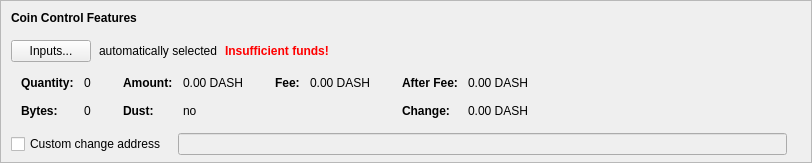
    <widget class="QFrame" name="frameCoinControl">
     <property name="sizePolicy">
      <sizepolicy hsizetype="Expanding" vsizetype="Expanding">
       <horstretch>0</horstretch>
       <verstretch>0</verstretch>
      </sizepolicy>
     </property>
     <property name="maximumSize">
      <size>
       <width>16777215</width>
       <height>16777215</height>
      </size>
     </property>
     <property name="frameShape">
      <enum>QFrame::StyledPanel</enum>
     </property>
     <property name="frameShadow">
      <enum>QFrame::Sunken</enum>
     </property>
     <layout class="QVBoxLayout" name="verticalLayoutCoinControl2">
      <property name="spacing">
       <number>0</number>
      </property>
      <property name="leftMargin">
       <number>0</number>
      </property>
      <property name="topMargin">
       <number>0</number>
      </property>
      <property name="rightMargin">
       <number>0</number>
      </property>
      <property name="bottomMargin">
       <number>6</number>
      </property>
      <item>
       <layout class="QVBoxLayout" name="verticalLayoutCoinControl" stretch="0,0,0,0,1">
        <property name="spacing">
         <number>0</number>
        </property>
        <property name="leftMargin">
         <number>10</number>
        </property>
        <property name="topMargin">
         <number>10</number>
        </property>
        <item>
         <layout class="QHBoxLayout" name="horizontalLayoutCoinControl1">
          <property name="bottomMargin">
           <number>15</number>
          </property>
          <item>
           <widget class="QLabel" name="labelCoinControlFeatures">
            <property name="sizePolicy">
             <sizepolicy hsizetype="Preferred" vsizetype="Maximum">
              <horstretch>0</horstretch>
              <verstretch>0</verstretch>
             </sizepolicy>
            </property>
            <property name="font">
             <font>
              <weight>75</weight>
              <bold>true</bold>
             </font>
            </property>
            <property name="styleSheet">
             <string notr="true">font-weight:bold;</string>
            </property>
            <property name="text">
             <string>Coin Control Features</string>
            </property>
           </widget>
          </item>
         </layout>
        </item>
        <item>
         <layout class="QHBoxLayout" name="horizontalLayoutCoinControl2" stretch="0,0,0,0">
          <property name="spacing">
           <number>8</number>
          </property>
          <property name="bottomMargin">
           <number>10</number>
          </property>
          <item>
           <widget class="QPushButton" name="pushButtonCoinControl">
            <property name="styleSheet">
             <string notr="true"/>
            </property>
            <property name="text">
             <string>Inputs...</string>
            </property>
            <property name="autoDefault">
             <bool>false</bool>
            </property>
           </widget>
          </item>
          <item>
           <widget class="QLabel" name="labelCoinControlAutomaticallySelected">
            <property name="text">
             <string>automatically selected</string>
            </property>
            <property name="margin">
             <number>5</number>
            </property>
           </widget>
          </item>
          <item>
           <widget class="QLabel" name="labelCoinControlInsuffFunds">
            <property name="font">
             <font>
              <weight>75</weight>
              <bold>true</bold>
             </font>
            </property>
            <property name="styleSheet">
             <string notr="true">color:red;font-weight:bold;</string>
            </property>
            <property name="text">
             <string>Insufficient funds!</string>
            </property>
            <property name="margin">
             <number>5</number>
            </property>
           </widget>
          </item>
          <item>
           <spacer name="horizontalSpacerCoinControl">
            <property name="orientation">
             <enum>Qt::Horizontal</enum>
            </property>
            <property name="sizeHint" stdset="0">
             <size>
              <width>40</width>
              <height>1</height>
             </size>
            </property>
           </spacer>
          </item>
         </layout>
        </item>
        <item>
         <widget class="QWidget" name="widgetCoinControl" native="true">
          <property name="sizePolicy">
           <sizepolicy hsizetype="Preferred" vsizetype="Preferred">
            <horstretch>0</horstretch>
            <verstretch>0</verstretch>
           </sizepolicy>
          </property>
          <property name="minimumSize">
           <size>
            <width>0</width>
            <height>0</height>
           </size>
          </property>
          <property name="styleSheet">
           <string notr="true"/>
          </property>
          <layout class="QHBoxLayout" name="horizontalLayoutCoinControl5">
           <property name="leftMargin">
            <number>0</number>
           </property>
           <property name="topMargin">
            <number>0</number>
           </property>
           <property name="rightMargin">
            <number>0</number>
           </property>
           <property name="bottomMargin">
            <number>0</number>
           </property>
           <item>
            <layout class="QHBoxLayout" name="horizontalLayoutCoinControl3" stretch="0,0,0,1">
             <property name="spacing">
              <number>20</number>
             </property>
             <property name="topMargin">
              <number>0</number>
             </property>
             <property name="bottomMargin">
              <number>10</number>
             </property>
             <item>
              <layout class="QFormLayout" name="formLayoutCoinControl1">
               <property name="horizontalSpacing">
                <number>10</number>
               </property>
               <property name="verticalSpacing">
                <number>14</number>
               </property>
               <property name="leftMargin">
                <number>10</number>
               </property>
               <property name="topMargin">
                <number>4</number>
               </property>
               <property name="rightMargin">
                <number>6</number>
               </property>
               <item row="0" column="0">
                <widget class="QLabel" name="labelCoinControlQuantityText">
                 <property name="font">
                  <font>
                   <weight>75</weight>
                   <bold>true</bold>
                  </font>
                 </property>
                 <property name="text">
                  <string>Quantity:</string>
                 </property>
                 <property name="margin">
                  <number>0</number>
                 </property>
                </widget>
               </item>
               <item row="0" column="1">
                <widget class="QLabel" name="labelCoinControlQuantity">
                 <property name="cursor">
                  <cursorShape>IBeamCursor</cursorShape>
                 </property>
                 <property name="contextMenuPolicy">
                  <enum>Qt::ActionsContextMenu</enum>
                 </property>
                 <property name="text">
                  <string notr="true">0</string>
                 </property>
                 <property name="margin">
                  <number>0</number>
                 </property>
                 <property name="textInteractionFlags">
                  <set>Qt::LinksAccessibleByMouse|Qt::TextSelectableByKeyboard|Qt::TextSelectableByMouse</set>
                 </property>
                </widget>
               </item>
               <item row="1" column="0">
                <widget class="QLabel" name="labelCoinControlBytesText">
                 <property name="font">
                  <font>
                   <weight>75</weight>
                   <bold>true</bold>
                  </font>
                 </property>
                 <property name="text">
                  <string>Bytes:</string>
                 </property>
                </widget>
               </item>
               <item row="1" column="1">
                <widget class="QLabel" name="labelCoinControlBytes">
                 <property name="cursor">
                  <cursorShape>IBeamCursor</cursorShape>
                 </property>
                 <property name="contextMenuPolicy">
                  <enum>Qt::ActionsContextMenu</enum>
                 </property>
                 <property name="text">
                  <string notr="true">0</string>
                 </property>
                 <property name="textInteractionFlags">
                  <set>Qt::LinksAccessibleByMouse|Qt::TextSelectableByKeyboard|Qt::TextSelectableByMouse</set>
                 </property>
                </widget>
               </item>
              </layout>
             </item>
             <item>
              <layout class="QFormLayout" name="formLayoutCoinControl2">
               <property name="horizontalSpacing">
                <number>10</number>
               </property>
               <property name="verticalSpacing">
                <number>14</number>
               </property>
               <property name="leftMargin">
                <number>6</number>
               </property>
               <property name="topMargin">
                <number>4</number>
               </property>
               <property name="rightMargin">
                <number>6</number>
               </property>
               <item row="0" column="0">
                <widget class="QLabel" name="labelCoinControlAmountText">
                 <property name="font">
                  <font>
                   <weight>75</weight>
                   <bold>true</bold>
                  </font>
                 </property>
                 <property name="text">
                  <string>Amount:</string>
                 </property>
                 <property name="margin">
                  <number>0</number>
                 </property>
                </widget>
               </item>
               <item row="0" column="1">
                <widget class="QLabel" name="labelCoinControlAmount">
                 <property name="cursor">
                  <cursorShape>IBeamCursor</cursorShape>
                 </property>
                 <property name="contextMenuPolicy">
                  <enum>Qt::ActionsContextMenu</enum>
                 </property>
                 <property name="text">
                  <string notr="true">0.00 DASH</string>
                 </property>
                 <property name="textInteractionFlags">
                  <set>Qt::LinksAccessibleByMouse|Qt::TextSelectableByKeyboard|Qt::TextSelectableByMouse</set>
                 </property>
                </widget>
               </item>
               <item row="1" column="0">
                <widget class="QLabel" name="labelCoinControlLowOutputText">
                 <property name="font">
                  <font>
                   <weight>75</weight>
                   <bold>true</bold>
                  </font>
                 </property>
                 <property name="text">
                  <string>Dust:</string>
                 </property>
                </widget>
               </item>
               <item row="1" column="1">
                <widget class="QLabel" name="labelCoinControlLowOutput">
                 <property name="cursor">
                  <cursorShape>IBeamCursor</cursorShape>
                 </property>
                 <property name="contextMenuPolicy">
                  <enum>Qt::ActionsContextMenu</enum>
                 </property>
                 <property name="text">
                  <string notr="true">no</string>
                 </property>
                 <property name="textInteractionFlags">
                  <set>Qt::LinksAccessibleByMouse|Qt::TextSelectableByKeyboard|Qt::TextSelectableByMouse</set>
                 </property>
                </widget>
               </item>
              </layout>
             </item>
             <item>
              <layout class="QFormLayout" name="formLayoutCoinControl3">
               <property name="horizontalSpacing">
                <number>10</number>
               </property>
               <property name="verticalSpacing">
                <number>14</number>
               </property>
               <property name="leftMargin">
                <number>6</number>
               </property>
               <property name="topMargin">
                <number>4</number>
               </property>
               <property name="rightMargin">
                <number>6</number>
               </property>
               <item row="0" column="0">
                <widget class="QLabel" name="labelCoinControlFeeText">
                 <property name="font">
                  <font>
                   <weight>75</weight>
                   <bold>true</bold>
                  </font>
                 </property>
                 <property name="text">
                  <string>Fee:</string>
                 </property>
                 <property name="margin">
                  <number>0</number>
                 </property>
                </widget>
               </item>
               <item row="0" column="1">
                <widget class="QLabel" name="labelCoinControlFee">
                 <property name="cursor">
                  <cursorShape>IBeamCursor</cursorShape>
                 </property>
                 <property name="contextMenuPolicy">
                  <enum>Qt::ActionsContextMenu</enum>
                 </property>
                 <property name="text">
                  <string notr="true">0.00 DASH</string>
                 </property>
                 <property name="textInteractionFlags">
                  <set>Qt::LinksAccessibleByMouse|Qt::TextSelectableByKeyboard|Qt::TextSelectableByMouse</set>
                 </property>
                </widget>
               </item>
              </layout>
             </item>
             <item>
              <layout class="QFormLayout" name="formLayoutCoinControl4">
               <property name="horizontalSpacing">
                <number>10</number>
               </property>
               <property name="verticalSpacing">
                <number>14</number>
               </property>
               <property name="leftMargin">
                <number>6</number>
               </property>
               <property name="topMargin">
                <number>4</number>
               </property>
               <property name="rightMargin">
                <number>6</number>
               </property>
               <item row="0" column="0">
                <widget class="QLabel" name="labelCoinControlAfterFeeText">
                 <property name="font">
                  <font>
                   <weight>75</weight>
                   <bold>true</bold>
                  </font>
                 </property>
                 <property name="text">
                  <string>After Fee:</string>
                 </property>
                 <property name="margin">
                  <number>0</number>
                 </property>
                </widget>
               </item>
               <item row="0" column="1">
                <widget class="QLabel" name="labelCoinControlAfterFee">
                 <property name="cursor">
                  <cursorShape>IBeamCursor</cursorShape>
                 </property>
                 <property name="contextMenuPolicy">
                  <enum>Qt::ActionsContextMenu</enum>
                 </property>
                 <property name="text">
                  <string notr="true">0.00 DASH</string>
                 </property>
                 <property name="textInteractionFlags">
                  <set>Qt::LinksAccessibleByMouse|Qt::TextSelectableByKeyboard|Qt::TextSelectableByMouse</set>
                 </property>
                </widget>
               </item>
               <item row="1" column="0">
                <widget class="QLabel" name="labelCoinControlChangeText">
                 <property name="font">
                  <font>
                   <weight>75</weight>
                   <bold>true</bold>
                  </font>
                 </property>
                 <property name="text">
                  <string>Change:</string>
                 </property>
                </widget>
               </item>
               <item row="1" column="1">
                <widget class="QLabel" name="labelCoinControlChange">
                 <property name="cursor">
                  <cursorShape>IBeamCursor</cursorShape>
                 </property>
                 <property name="contextMenuPolicy">
                  <enum>Qt::ActionsContextMenu</enum>
                 </property>
                 <property name="text">
                  <string notr="true">0.00 DASH</string>
                 </property>
                 <property name="textInteractionFlags">
                  <set>Qt::LinksAccessibleByMouse|Qt::TextSelectableByKeyboard|Qt::TextSelectableByMouse</set>
                 </property>
                </widget>
               </item>
              </layout>
             </item>
            </layout>
           </item>
          </layout>
         </widget>
        </item>
        <item>
         <layout class="QHBoxLayout" name="horizontalLayoutCoinControl4" stretch="0,0,0">
          <property name="spacing">
           <number>12</number>
          </property>
          <property name="sizeConstraint">
           <enum>QLayout::SetDefaultConstraint</enum>
          </property>
          <property name="topMargin">
           <number>5</number>
          </property>
          <property name="rightMargin">
           <number>5</number>
          </property>
          <item>
           <widget class="QCheckBox" name="checkBoxCoinControlChange">
            <property name="toolTip">
             <string>If this is activated, but the change address is empty or invalid, change will be sent to a newly generated address.</string>
            </property>
            <property name="text">
             <string>Custom change address</string>
            </property>
           </widget>
          </item>
          <item>
           <widget class="QValidatedLineEdit" name="lineEditCoinControlChange">
            <property name="enabled">
             <bool>false</bool>
            </property>
            <property name="sizePolicy">
             <sizepolicy hsizetype="Expanding" vsizetype="Fixed">
              <horstretch>0</horstretch>
              <verstretch>0</verstretch>
             </sizepolicy>
            </property>
           </widget>
          </item>
          <item>
           <widget class="QLabel" name="labelCoinControlChangeLabel">
            <property name="sizePolicy">
             <sizepolicy hsizetype="Preferred" vsizetype="Expanding">
              <horstretch>0</horstretch>
              <verstretch>0</verstretch>
             </sizepolicy>
            </property>
            <property name="minimumSize">
             <size>
              <width>0</width>
              <height>0</height>
             </size>
            </property>
            <property name="text">
             <string/>
            </property>
            <property name="margin">
             <number>3</number>
            </property>
           </widget>
          </item>
         </layout>
        </item>
        <item>
         <spacer name="verticalSpacerCoinControl">
          <property name="orientation">
           <enum>Qt::Vertical</enum>
          </property>
          <property name="sizeHint" stdset="0">
           <size>
            <width>800</width>
            <height>1</height>
           </size>
          </property>
         </spacer>
        </item>
       </layout>
      </item>
     </layout>
    </widget>
